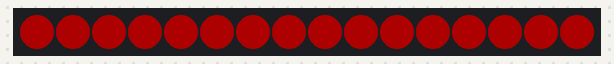
This sketch was run on a simulated Arduino Uno, built with avr-gcc and run on an emulated ATmega328P. Parts: 16 RGB LEDs in strip order, left to right. Dim RGB values are drawn brighter than linear.

Above: at 0.1 s.
At 1.1 s:
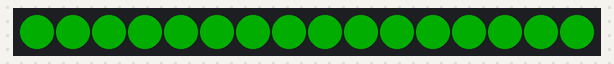
At 2.1 s:
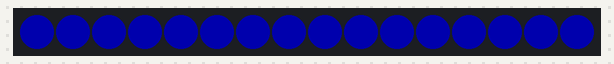
At 3.1 s:
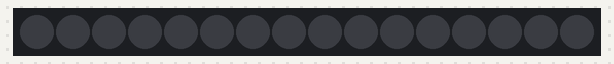

Measured:
- by itself, everything shown: repeats every 4.0 s, in 4 steps
- what the display in image 1 shows lasts 1.0 s, from 1.0 s to 2.0 s

The sketch:

led_test_code_.ino
```cpp
#include <Adafruit_NeoPixel.h>

#define LED_PIN 6
#define LED_COUNT 16

Adafruit_NeoPixel strip(LED_COUNT, LED_PIN, NEO_GRB + NEO_KHZ800);

void setup() {
  strip.begin();
  strip.setBrightness(50);
  strip.show();
}

void loop() {
  strip.fill(strip.Color(255, 0, 0));
  strip.show();
  delay(1000);

  strip.fill(strip.Color(0, 255, 0));
  strip.show();
  delay(1000);

  strip.fill(strip.Color(0, 0, 255));
  strip.show();
  delay(1000);

  strip.clear();
  strip.show();
  delay(1000);
}
```
